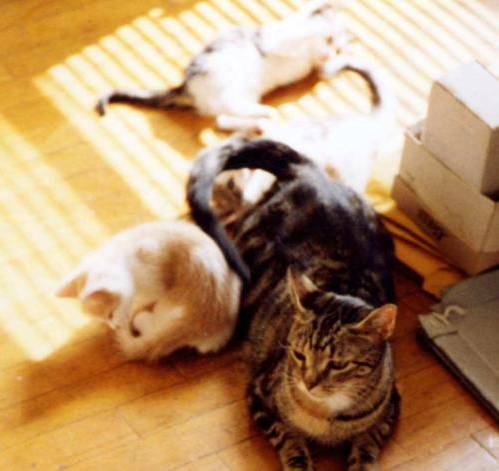
#> input picture chapter_convolutional-modern/data/cat.10196.jpg, 499 x 471 px; its folder holds 4 pictures in this run; the run also reads 1 picture not shown here
$ jupyter execute --allow-errors mindspore_vgg16_cat_dog_recongition_gpu.ipynb
#> lines starting #> are read from the running program, lines starting #| are printed output that depends on the picture
# 使用Tensorflow构建VGG16模型实现猫狗识别

图像识别技术可以识别出图像或者视频中的物体类别。本实验基于猫狗数据集，使用Keras手动搭建一个经典的VGG16卷积神经网络，训练一个猫狗分类模型。

## 数据集

猫狗识别数据集，猫和狗各12500张图片，图片名称中含有类别名称（cat和dog）。我们会根据图片名称中包含的类别名称（cat或dog）给图片打标签，狗的标签打成1，猫的标签打成0。

### 依赖安装

[cell 1]
# !pip install --upgrade keras_applications==1.0.6 keras==2.2.4

### 导入依赖库

[cell 2]
import numpy as np
#> (the rest of this cell did not finish here and is left out)

[cell 3]
import os, cv2, random

### 下载数据集

下载数据压缩包，解压，然后清理压缩包。

[cell 4]
# !wget https://modelarts-labs-bj4.obs.cn-north-4.myhuaweicloud.com/notebook/DL_image_recognition/image_recognition.tar.gz

[cell 5]
import os
if not os.path.exists('./data'):
    !tar xf ./image_recognition.tar.gz
    !rm -f ./image_recognition.tar.gz

### 读取数据集

读取数据集，并把图像resize到 128 * 128 大小。

[cell 6]
DATA_DIR = './data/' # 数据集路径
# from tqdm.notebook import tqdm
from tqdm import tqdm
# 目标缩放尺寸
ROWS = 224
COLS = 224
CHANNELS = 3

image_file_names = [DATA_DIR+i for i in os.listdir(DATA_DIR)]
dogs = [DATA_DIR+i for i in os.listdir(DATA_DIR) if 'dog' in i]
cats = [DATA_DIR+i for i in os.listdir(DATA_DIR) if 'cat' in i]

# 数据洗牌
random.shuffle(image_file_names)

def read_image(file_path):
#> called with file_path = './data/cat.10196.jpg'
    img = cv2.imread(file_path, cv2.IMREAD_COLOR) # 彩色模式读取图像
#> img is the input picture: shape (471, 499, 3); mean B, G, R 108.9, 144.9, 179.2
    return cv2.resize(img, (ROWS, COLS), interpolation=cv2.INTER_CUBIC)
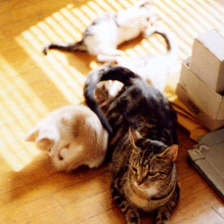
#> returned value: shape (224, 224, 3); mean of channels 0, 1, 2 108.9, 144.9, 179.2; drawn as B, G, R
#> pass 3 of the loop in prep_data, `for i, image_file in enumerate(tqdm(image_file_names)):`:
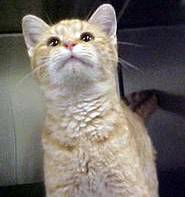
#> input picture chapter_convolutional-modern/data/cat.10122.jpg, 185 x 197 px
#> in read_image, img is the input picture: shape (197, 185, 3); mean B, G, R 107.2, 112, 118.5
#> in read_image (call 3), `return cv2.resize(img, (ROWS, COLS), interpolation=cv2.INTER_CUBIC)`:
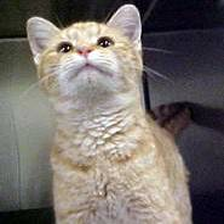
#> returned value: shape (224, 224, 3); mean of channels 0, 1, 2 107.2, 112, 118.5; drawn as B, G, R
#> the loop made 4 passes; the first 3 are shown

def prep_data(image_file_names):
    count = len(image_file_names)
    data = np.ndarray((count, ROWS, COLS, CHANNELS), dtype=np.uint8)

    for i, image_file in enumerate(tqdm(image_file_names)):
        image = read_image(image_file)
        data[i] = image
#         if i%1000 == 0: print('Processed {} of {}'.format(i, count))

    return data

# 读取图片至内存
images = prep_data(image_file_names)

### 给图片打标签

我们根据图片名称包含的字符串给图片打标签。我们用0表示cat，1表示dog。

[cell 7]
num_train_samples = len(image_file_names)
#> num_train_samples = 4
num_classes = 2 # 类别数是2
labels = []

index = 0
for filename in image_file_names:
    if 'dog' in filename:
        labels.append(1)
    elif 'cat' in filename:
        labels.append(0)
#> this loop made 4 passes
#> filename on passes 1 to 4: './data/cat.10196.jpg', './data/cat.10038.jpg', './data/cat.10122.jpg', './data/cat.10459.jpg'
#> after the loop, labels = [0, 0, 0, 0]

[cell 8]
type(labels)

#> (a cell that did not finish here is left out)

#> (a cell that did not finish here is left out)

[cell 11]
depth = 2
#> (the rest of this cell did not finish here and is left out)

#> (a cell that did not finish here is left out)

[cell 13]
labels
#> Out = [0, 0, 0, 0]

### 切分数据集

（train_data，train_label）是训练数据，（test_data，test_label）是测试数据。测试数据占25%。

#> (a cell that did not finish here is left out)

[cell 15]
len(images)
#> Out = 4

[cell 16]
# [7 lines of commented-out code are left out]

[cell 17]
images = np.array(images, dtype=np.float32)
images = images.transpose((0,3,1,2))

[cell 18]
train_data, test_data = images[:int(len(images)*0.75)],images[int(len(images)*0.75):]
train_label, test_label = labels[:int(len(labels)*0.75)],labels[int(len(labels)*0.75):]
#> train_label = [0, 0, 0]; test_label = [0]

#> (a cell that did not finish here is left out)

#> (a cell that did not finish here is left out)

### 查看猫狗的样本图片

这些图片是经过尺寸调整后的图片

[cell 21]
import numpy as np
import matplotlib.pyplot as plt

[cell 22]
def show_cats_and_dogs(idx):
    cat = read_image(cats[idx])
    dog = read_image(dogs[idx])
    pair = np.concatenate((cat, dog), axis=1)
    plt.figure(figsize=(10,5))
    plt.imshow(pair)
    plt.show()

#> (the rest of this cell did not finish here and is left out)

### 构建神经网络

Keras是一个非常简单易用的，适合新手入门的深度学习引擎。接下来，我们使用Keras搭建一个VGG16卷积神经网络。

#### 设置超参

[cell 23]
batch_size = 32 # 批大小
learning_rate = 1e-5 # 设置学习率为1e-5

#### 设置优化器

[cell 24]
conv_arch = ((1, 64), (1, 128), (2, 256), (2, 512), (2, 512))

def vgg_block(num_convs, in_channels, out_channels):
    layers = []
    for _ in range(num_convs):
        layers.append(nn.Conv2d(in_channels, out_channels,
                                kernel_size=3,pad_mode='pad',padding=1,weight_init="xavier_uniform"))
        layers.append(nn.ReLU())
        in_channels = out_channels
    layers.append(nn.MaxPool2d(kernel_size=2,pad_mode='VALID',stride=2))
    return nn.SequentialCell(*layers)

def vgg(conv_arch):
    conv_blks = []
    in_channels = 3
    # 卷积层部分
    for (num_convs, out_channels) in conv_arch:
        conv_blks.append(vgg_block(num_convs, in_channels, out_channels))
        in_channels = out_channels

    return nn.SequentialCell(
        *conv_blks, nn.Flatten(),
        # 全连接层部分
        nn.Dense(out_channels * 7 * 7, 4096), nn.ReLU(), nn.Dropout(0.5),
        nn.Dense(4096, 4096), nn.ReLU(), nn.Dropout(0.5),
        nn.Dense(4096, 10))

#> (the rest of this cell did not finish here and is left out)
